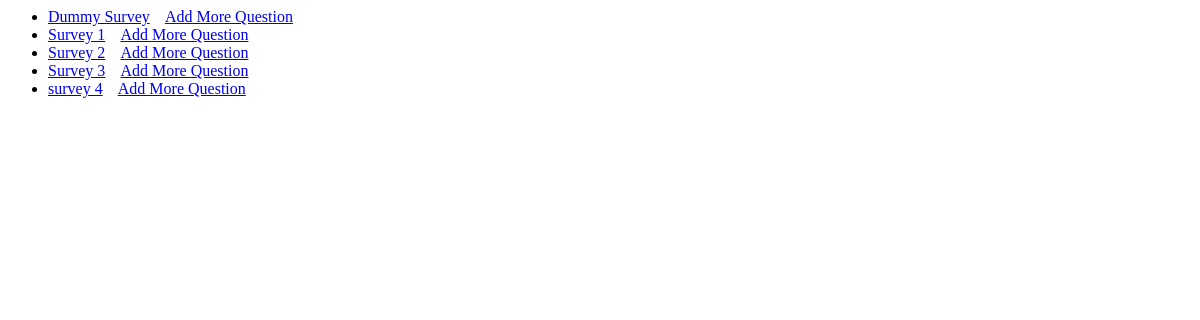
Before: /smaker/1/surveys with the older database file.
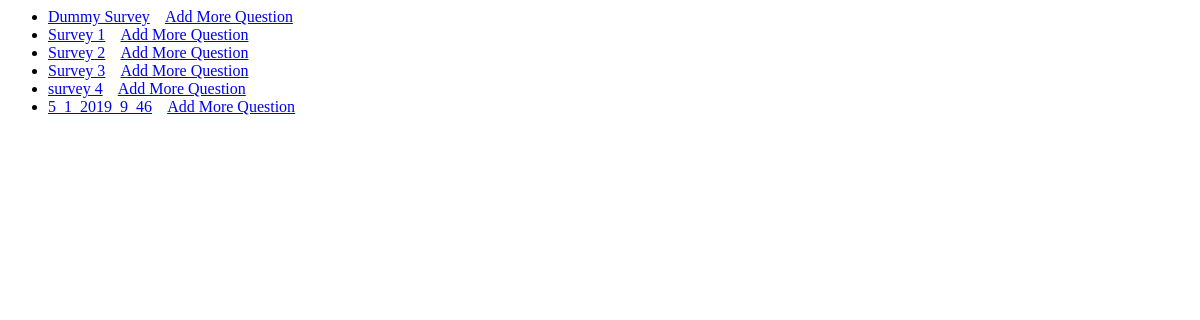
After: the same page with the newer database file.
### surveymaker/models.py (models this page shows, shortened)
class Survey(models.Model):
    creater = models.ForeignKey(MCUser,on_delete=models.CASCADE)
    survey_name = models.CharField(max_length=200)
    pub_date = models.DateField()

### surveymaker/views.py (the view)
# urls.py: path('<int:pk>/surveys',views.SurveysView.as_view(), name='ssview'),
class SurveysView(generic.ListView):
    template_name = 'smaker/survey_list.html'
    context_object_name = 'all_survey_set'
    def get_queryset(self):
        return MCUser.objects.get(pk=uid).survey_set.order_by('-pub_date')

### surveymaker/templates/smaker/survey_list.html (shortened to what this page needs)
{% if all_survey_set %}
    <ul>
    {% for survey in all_survey_set %}
       <li>
        <a href="{% url 'surveymaker:sview' survey.id %}" action="GET">{{survey.survey_name}}</a>
        <a href="{% url 'surveymaker:initQ' survey.id %}" action="GET">Add More Question</a>
       </li>
    {% endfor %}
    </ul>
{% else %}
    <p>Dont Have Any Survey</p>
{% endif %}

Changed rows visible on the page:
added Survey: survey_name "5_1_2019_9_46"
